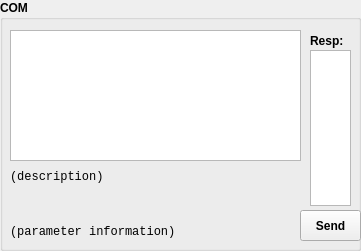
   <widget class="QGroupBox" name="widget_com">
    <property name="geometry">
     <rect>
      <x>800</x>
      <y>420</y>
      <width>361</width>
      <height>251</height>
     </rect>
    </property>
    <property name="font">
     <font>
      <weight>75</weight>
      <bold>true</bold>
     </font>
    </property>
    <property name="title">
     <string>COM</string>
    </property>
    <widget class="QPushButton" name="com_send">
     <property name="geometry">
      <rect>
       <x>300</x>
       <y>210</y>
       <width>61</width>
       <height>31</height>
      </rect>
     </property>
     <property name="text">
      <string>Send</string>
     </property>
    </widget>
    <widget class="QPlainTextEdit" name="com_resp_val">
     <property name="geometry">
      <rect>
       <x>310</x>
       <y>50</y>
       <width>41</width>
       <height>156</height>
      </rect>
     </property>
     <property name="font">
      <font>
       <family>Consolas</family>
       <pointsize>12</pointsize>
       <weight>50</weight>
       <bold>false</bold>
      </font>
     </property>
     <property name="verticalScrollBarPolicy">
      <enum>Qt::ScrollBarAlwaysOff</enum>
     </property>
     <property name="horizontalScrollBarPolicy">
      <enum>Qt::ScrollBarAlwaysOff</enum>
     </property>
     <property name="readOnly">
      <bool>true</bool>
     </property>
     <property name="plainText">
      <string/>
     </property>
    </widget>
    <widget class="QLabel" name="com_resp_intro">
     <property name="geometry">
      <rect>
       <x>310</x>
       <y>30</y>
       <width>41</width>
       <height>21</height>
      </rect>
     </property>
     <property name="font">
      <font>
       <weight>75</weight>
       <bold>true</bold>
      </font>
     </property>
     <property name="text">
      <string>Resp:</string>
     </property>
    </widget>
    <widget class="QTableWidget" name="com_data">
     <property name="geometry">
      <rect>
       <x>10</x>
       <y>30</y>
       <width>291</width>
       <height>131</height>
      </rect>
     </property>
    </widget>
    <widget class="QLabel" name="com_command_val">
     <property name="geometry">
      <rect>
       <x>10</x>
       <y>170</y>
       <width>291</width>
       <height>51</height>
      </rect>
     </property>
     <property name="font">
      <font>
       <family>Consolas</family>
       <weight>50</weight>
       <bold>false</bold>
      </font>
     </property>
     <property name="text">
      <string>(description)</string>
     </property>
     <property name="alignment">
      <set>Qt::AlignLeading|Qt::AlignLeft|Qt::AlignTop</set>
     </property>
     <property name="wordWrap">
      <bool>true</bool>
     </property>
    </widget>
    <widget class="QLabel" name="com_param_val">
     <property name="geometry">
      <rect>
       <x>10</x>
       <y>225</y>
       <width>291</width>
       <height>16</height>
      </rect>
     </property>
     <property name="font">
      <font>
       <family>Consolas</family>
       <weight>50</weight>
       <bold>false</bold>
      </font>
     </property>
     <property name="text">
      <string>(parameter information)</string>
     </property>
     <property name="alignment">
      <set>Qt::AlignLeading|Qt::AlignLeft|Qt::AlignTop</set>
     </property>
     <property name="wordWrap">
      <bool>true</bool>
     </property>
    </widget>
   </widget>
